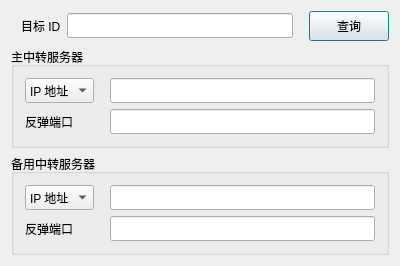
<?xml version="1.0" encoding="UTF-8"?>
<ui version="4.0">
 <class>QueryDaemonAddressDlg</class>
 <widget class="QDialog" name="QueryDaemonAddressDlg">
  <property name="geometry">
   <rect>
    <x>0</x>
    <y>0</y>
    <width>400</width>
    <height>256</height>
   </rect>
  </property>
  <property name="windowTitle">
   <string>目标中转回连信息</string>
  </property>
  <property name="styleSheet">
   <string notr="true">QWidget
{
	font-family:&quot;Microsoft Yahei&quot;;
}</string>
  </property>
  <layout class="QVBoxLayout" name="verticalLayout_3">
   <item>
    <layout class="QHBoxLayout" name="horizontalLayout_5">
     <item>
      <spacer name="horizontalSpacer">
       <property name="orientation">
        <enum>Qt::Horizontal</enum>
       </property>
       <property name="sizeType">
        <enum>QSizePolicy::Fixed</enum>
       </property>
       <property name="sizeHint" stdset="0">
        <size>
         <width>10</width>
         <height>20</height>
        </size>
       </property>
      </spacer>
     </item>
     <item>
      <widget class="QLabel" name="label">
       <property name="minimumSize">
        <size>
         <width>0</width>
         <height>25</height>
        </size>
       </property>
       <property name="text">
        <string>目标 ID</string>
       </property>
      </widget>
     </item>
     <item>
      <widget class="QLineEdit" name="edtTargetId">
       <property name="minimumSize">
        <size>
         <width>0</width>
         <height>25</height>
        </size>
       </property>
       <property name="readOnly">
        <bool>true</bool>
       </property>
      </widget>
     </item>
     <item>
      <spacer name="horizontalSpacer_6">
       <property name="orientation">
        <enum>Qt::Horizontal</enum>
       </property>
       <property name="sizeType">
        <enum>QSizePolicy::Fixed</enum>
       </property>
       <property name="sizeHint" stdset="0">
        <size>
         <width>10</width>
         <height>20</height>
        </size>
       </property>
      </spacer>
     </item>
     <item>
      <widget class="QPushButton" name="btnQuery">
       <property name="minimumSize">
        <size>
         <width>0</width>
         <height>30</height>
        </size>
       </property>
       <property name="text">
        <string>查询</string>
       </property>
      </widget>
     </item>
    </layout>
   </item>
   <item>
    <widget class="QGroupBox" name="groupBox">
     <property name="title">
      <string>主中转服务器</string>
     </property>
     <layout class="QVBoxLayout" name="verticalLayout">
      <item>
       <layout class="QHBoxLayout" name="horizontalLayout">
        <item>
         <widget class="QComboBox" name="cmbIP">
          <property name="minimumSize">
           <size>
            <width>69</width>
            <height>25</height>
           </size>
          </property>
          <item>
           <property name="text">
            <string>IP 地址</string>
           </property>
          </item>
          <item>
           <property name="text">
            <string>域名</string>
           </property>
          </item>
         </widget>
        </item>
        <item>
         <spacer name="horizontalSpacer_2">
          <property name="orientation">
           <enum>Qt::Horizontal</enum>
          </property>
          <property name="sizeType">
           <enum>QSizePolicy::Fixed</enum>
          </property>
          <property name="sizeHint" stdset="0">
           <size>
            <width>10</width>
            <height>20</height>
           </size>
          </property>
         </spacer>
        </item>
        <item>
         <widget class="QLineEdit" name="edtIP">
          <property name="minimumSize">
           <size>
            <width>0</width>
            <height>25</height>
           </size>
          </property>
          <property name="readOnly">
           <bool>true</bool>
          </property>
         </widget>
        </item>
       </layout>
      </item>
      <item>
       <layout class="QHBoxLayout" name="horizontalLayout_2">
        <item>
         <widget class="QLabel" name="label_2">
          <property name="minimumSize">
           <size>
            <width>69</width>
            <height>25</height>
           </size>
          </property>
          <property name="text">
           <string>反弹端口</string>
          </property>
         </widget>
        </item>
        <item>
         <spacer name="horizontalSpacer_3">
          <property name="orientation">
           <enum>Qt::Horizontal</enum>
          </property>
          <property name="sizeType">
           <enum>QSizePolicy::Fixed</enum>
          </property>
          <property name="sizeHint" stdset="0">
           <size>
            <width>10</width>
            <height>20</height>
           </size>
          </property>
         </spacer>
        </item>
        <item>
         <widget class="QLineEdit" name="edtPort">
          <property name="minimumSize">
           <size>
            <width>0</width>
            <height>25</height>
           </size>
          </property>
          <property name="readOnly">
           <bool>true</bool>
          </property>
         </widget>
        </item>
       </layout>
      </item>
     </layout>
    </widget>
   </item>
   <item>
    <widget class="QGroupBox" name="grpExtra">
     <property name="title">
      <string>备用中转服务器</string>
     </property>
     <property name="checkable">
      <bool>false</bool>
     </property>
     <property name="checked">
      <bool>false</bool>
     </property>
     <layout class="QVBoxLayout" name="verticalLayout_2">
      <item>
       <layout class="QHBoxLayout" name="horizontalLayout_3">
        <item>
         <widget class="QComboBox" name="cmbIP2">
          <property name="minimumSize">
           <size>
            <width>69</width>
            <height>25</height>
           </size>
          </property>
          <item>
           <property name="text">
            <string>IP 地址</string>
           </property>
          </item>
          <item>
           <property name="text">
            <string>域名</string>
           </property>
          </item>
         </widget>
        </item>
        <item>
         <spacer name="horizontalSpacer_4">
          <property name="orientation">
           <enum>Qt::Horizontal</enum>
          </property>
          <property name="sizeType">
           <enum>QSizePolicy::Fixed</enum>
          </property>
          <property name="sizeHint" stdset="0">
           <size>
            <width>10</width>
            <height>20</height>
           </size>
          </property>
         </spacer>
        </item>
        <item>
         <widget class="QLineEdit" name="edtIP2">
          <property name="minimumSize">
           <size>
            <width>0</width>
            <height>25</height>
           </size>
          </property>
          <property name="readOnly">
           <bool>true</bool>
          </property>
         </widget>
        </item>
       </layout>
      </item>
      <item>
       <layout class="QHBoxLayout" name="horizontalLayout_4">
        <item>
         <widget class="QLabel" name="label_3">
          <property name="minimumSize">
           <size>
            <width>69</width>
            <height>25</height>
           </size>
          </property>
          <property name="text">
           <string>反弹端口</string>
          </property>
         </widget>
        </item>
        <item>
         <spacer name="horizontalSpacer_5">
          <property name="orientation">
           <enum>Qt::Horizontal</enum>
          </property>
          <property name="sizeType">
           <enum>QSizePolicy::Fixed</enum>
          </property>
          <property name="sizeHint" stdset="0">
           <size>
            <width>10</width>
            <height>20</height>
           </size>
          </property>
         </spacer>
        </item>
        <item>
         <widget class="QLineEdit" name="edtPort2">
          <property name="minimumSize">
           <size>
            <width>0</width>
            <height>25</height>
           </size>
          </property>
          <property name="readOnly">
           <bool>true</bool>
          </property>
         </widget>
        </item>
       </layout>
      </item>
     </layout>
    </widget>
   </item>
  </layout>
 </widget>
 <layoutdefault spacing="6" margin="11"/>
 <resources/>
 <connections/>
</ui>
